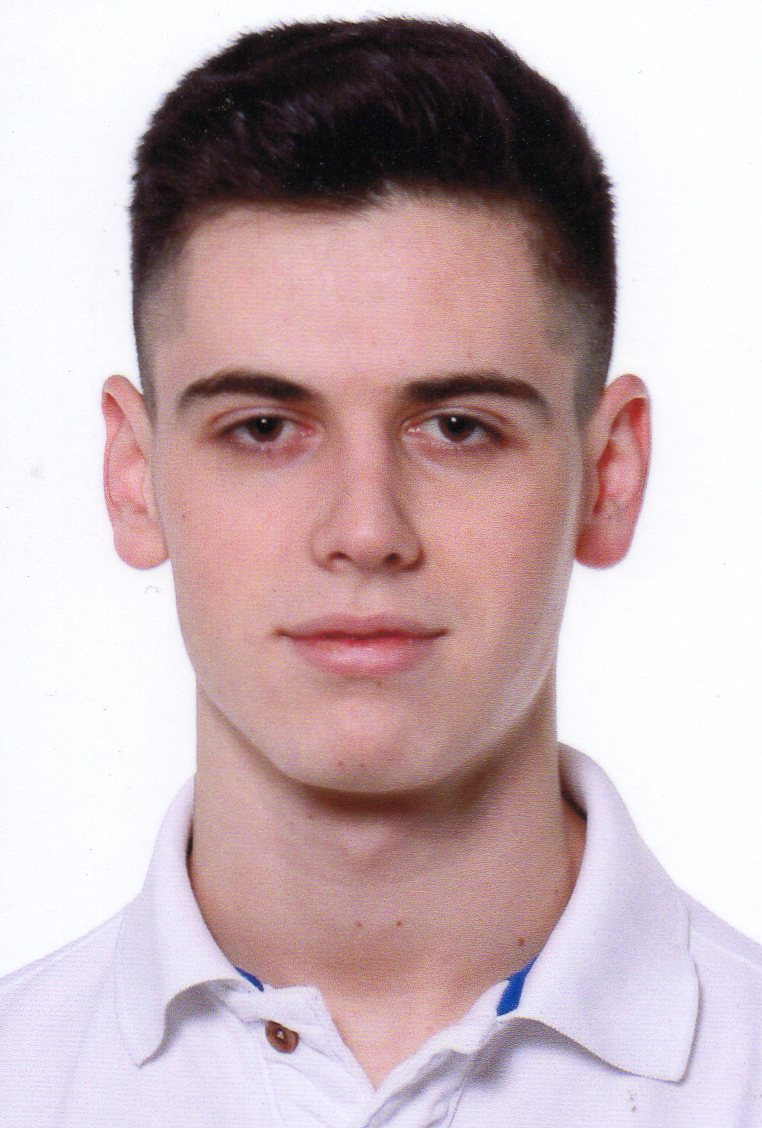
%> input picture Practica 6/Workspace/Jesus17.jpg, 762 x 1128 px
$ octave P62.m   (GNU Octave 9; MATLAB toolbox functions it lacks are replaced by stand-ins)
%> lines starting %> are read from the running program, lines starting %| are printed output that depends on the picture
%% Practica 6.2: PCA
clc
clear all
close all

% Leer la imagen
I = imread('Jesus17.jpg');
%> I is the input picture: size 1128x762x3 uint8; mean R, G, B 198.7, 178.4, 182.4

% Convertirla a blanco y negro
BW = rgb2gray(I);
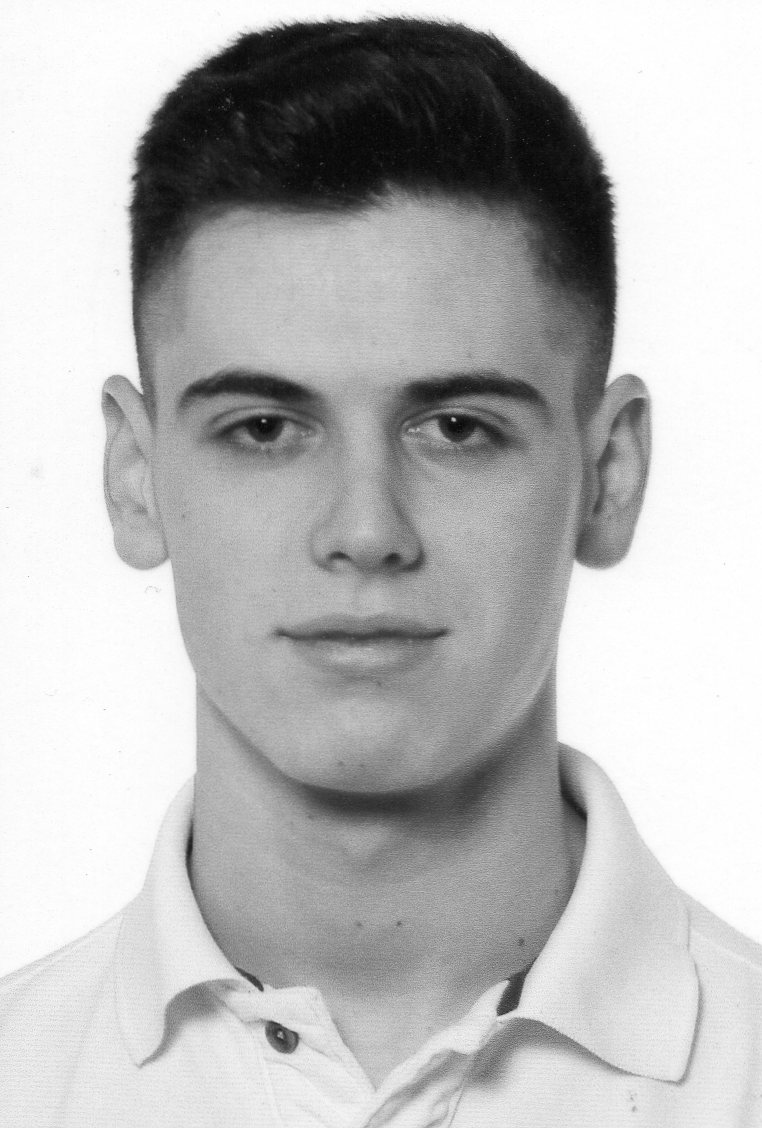
%> BW: size 1128x762 uint8; min 0, max 255, mean 185

% Convertir los datos a double
X=im2double(BW);

% graficar la imagen
figure(1);
title('Imagen original');
colormap(gray);
imshow(X);
axis off;
pause

% Aplicar SVD
[U,S,V] = svd(X);

% Graficar las primeras 5 componentes
for k = 1:5
    figure(2);
    Xhat=U(:,k)*S(k,k)*V(:,k)';
    imshow(Xhat);
    colormap(gray);
    axis off;
    title(sprintf('Componente %g', k));
    pause
end
%> this loop made 5 passes
%> pass 1, `imshow(Xhat);`:
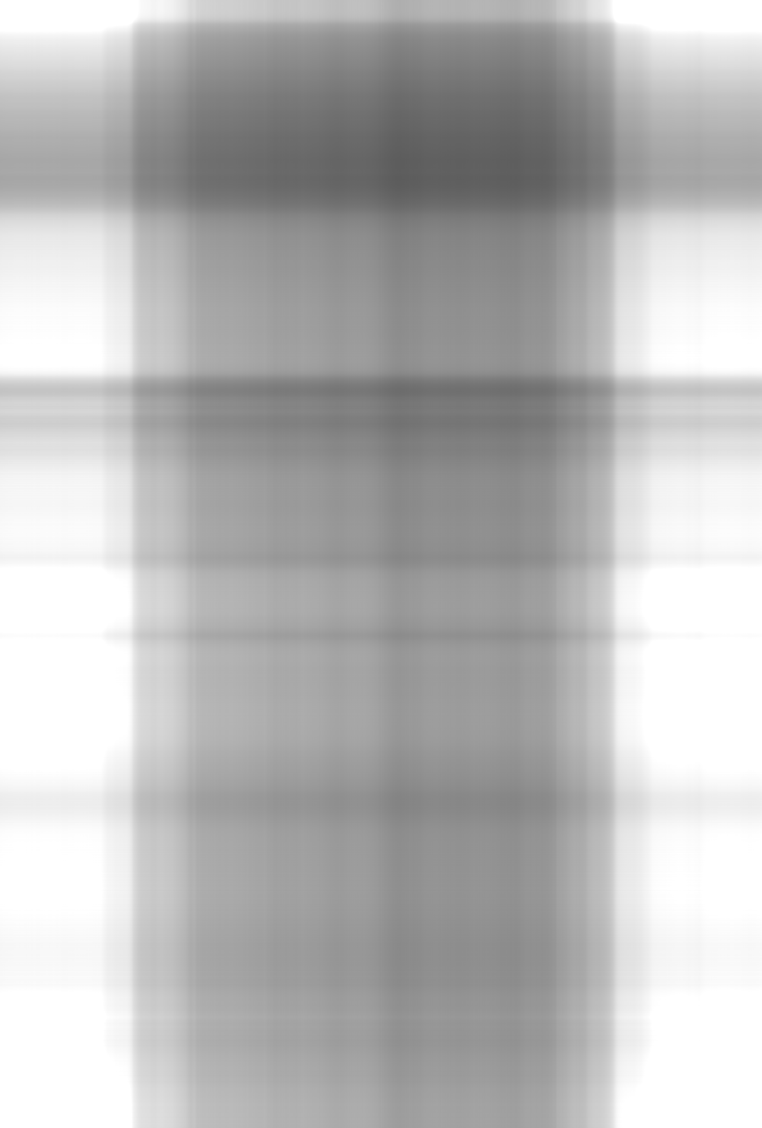
%> displayed picture: size 1128x762, on the screen's scale of 0 to 255; min 92, max 255, mean 184.2
%> pass 2, `imshow(Xhat);`:
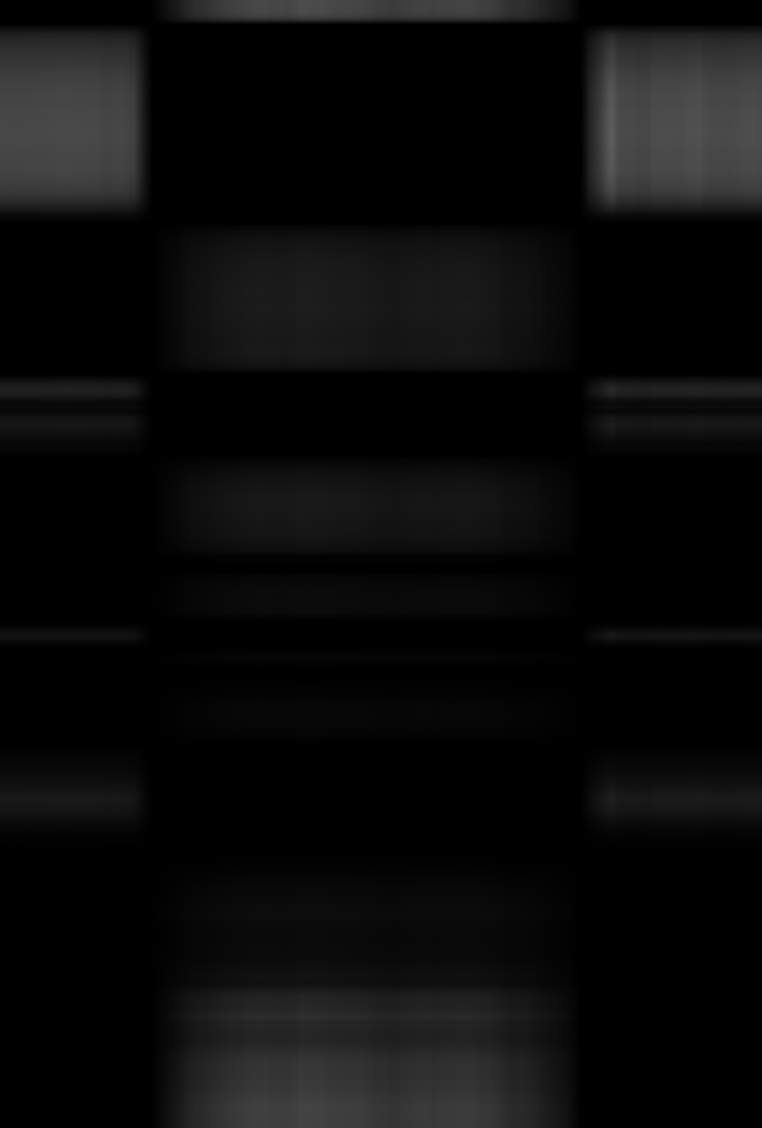
%> displayed picture: size 1128x762, on the screen's scale of 0 to 255; min 0, max 91, mean 11

% Graficar la reconstruccion con las primeras 1, 2, 5, 10, 20, y total
% de componentes
for k = [1 2 5 10 20 rank(X)]
    figure(3);
    Xhat=U(:,1:k)*S(1:k,1:k)*V(:,1:k)';
    imshow(Xhat);
    colormap(gray);
    axis off;
    title(sprintf('Primeros %g componentes', k));
    pause
end
%> this loop made 6 passes
%> k on passes 3 to 6: 5, 10, 20, 762
%> pass 2, `imshow(Xhat);`:
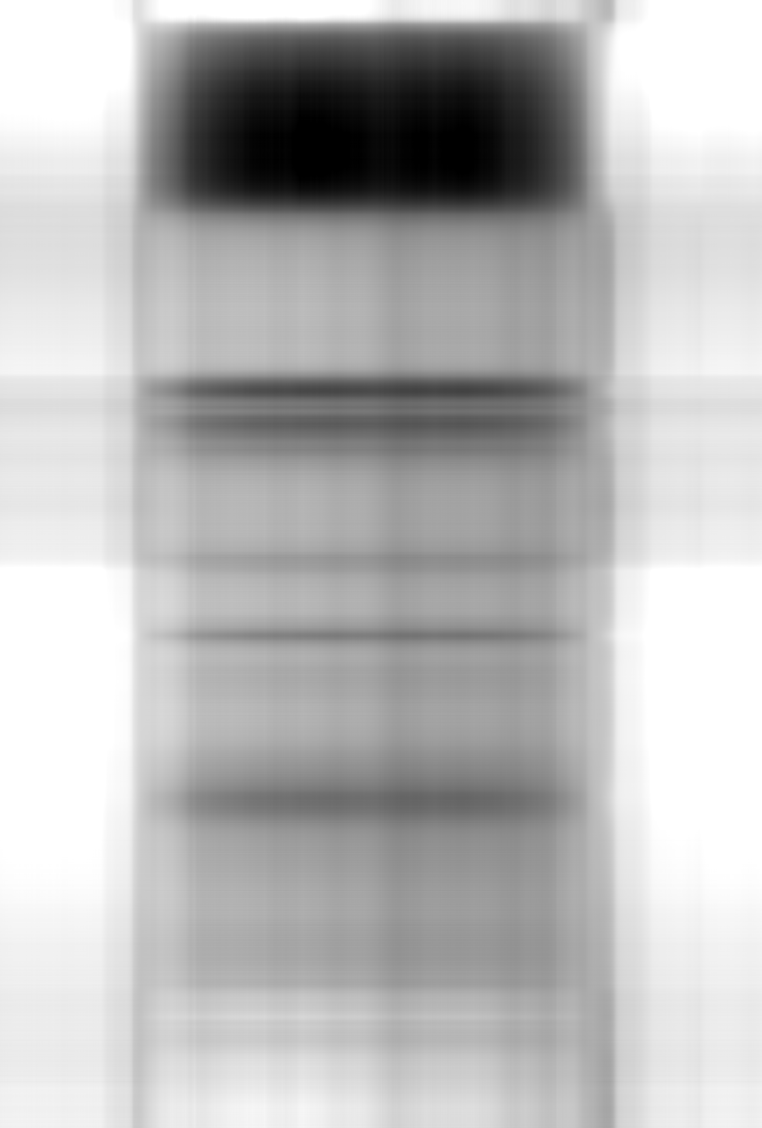
%> displayed picture: size 1128x762, on the screen's scale of 0 to 255; min 0, max 255, mean 183.8

% Encontrar el valor de k que mantenga al menos el 90% de la variabilidad
figure(4);
grid on;
hold on;
diagonal=diag(S);
%> diagonal = 762 values, max 698.6 at index 1, min 0.0141 at index 762, mean 2.27
bestK=size(diagonal,1);
%> bestK = 762
for i=1:size(diagonal,1)
    variabilidad(i)=sum(diagonal(1:i))/sum(diagonal);
    if (variabilidad(i)>=0.9) && (i<bestK)
        bestK=i;
    end
end
%> after the loop, bestK = 223; variabilidad = 762 values from 0.404 to 1
plot(1:size(diagonal), variabilidad, 'r.');
title('Variabilidad segun el numero de componentes');
xlabel ('Numero de componentes');
ylabel ('Variabilidad');
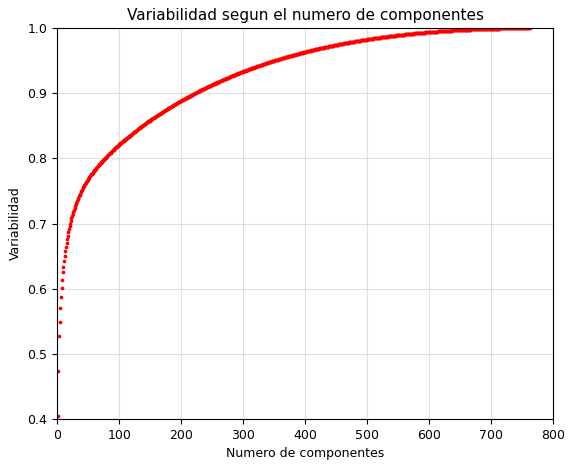
%> figure redrawn from the program's plot data; highest point at x = 762, y = 1
pause

% Graficar la reconstruccion con las primeras k componentes con las que se
% obtiene una variabilidad del 90%
figure(5);
Xhat=U(:,1:bestK)*S(1:bestK,1:bestK)*V(:,1:bestK)';
imshow(Xhat);
colormap(gray);
axis off;
title(sprintf('Primeros %g componentes', bestK));
pause

% Calcular y mostrar el ahorro en espacio
figure(6);
grid on;
hold on;
title('Ratio de compresion');
xlabel ('Numero de componentes');
ylabel ('Compresion respecto a la original');
plot(diag(S),'b.');
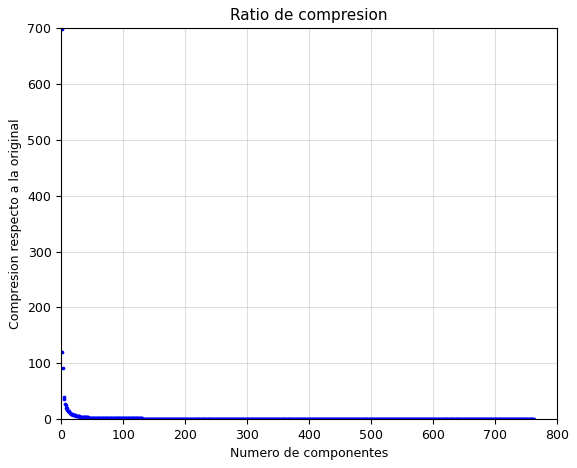
%> figure redrawn from the program's plot data; highest point at x = 1, y = 698.6
OriginalSize=size(U,1)^2+size(V,1)^2+size(V,1);
%> OriginalSize = 1853790
CompressSize=(size(U,1)+size(V,1)+1)*bestK;
%> CompressSize = 421693
dif=CompressSize/OriginalSize*100;
%> dif = 22.75
fprintf('Original Size = %d components\nCompression Size = %d components\n', OriginalSize,CompressSize);
%| Original Size = 1853790 components
%| Compression Size = 421693 components
fprintf('La imagen comprimida ocupa un %4.2f%% de lo ocupa la imagen original\n', dif);
%| La imagen comprimida ocupa un 22.75% de lo ocupa la imagen original

$ run again, with Practica 6/Workspace/turing.png saved as Practica 6/Workspace/Jesus17.jpg
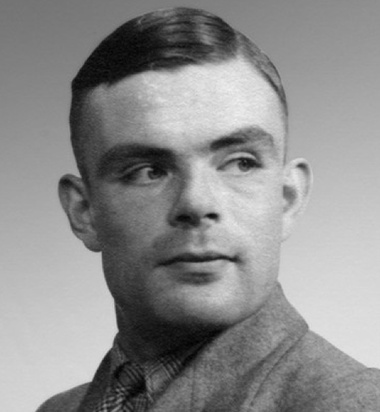
%> input picture Practica 6/Workspace/turing.png, 380 x 412 px
%> I is the input picture: size 412x380x3 uint8; min 0, max 241, mean 140.9
%> the loop `for k = [1 2 5 10 20 rank(X)]` made 6 passes
%> k on passes 3 to 6: 5, 10, 20, 380
%> pass 2, `imshow(Xhat);`:
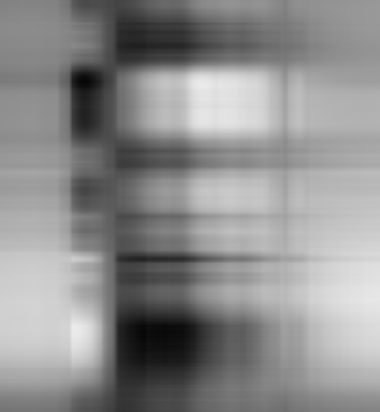
%> displayed picture: size 412x380, on the screen's scale of 0 to 255; min 5, max 235, mean 140.9
%> diagonal = 380 values, max 227 at index 1, min 0.00182 at index 380, mean 1.4
%> after the loop `for i=1:size(diagonal,1)`: variabilidad = 380 values from 0.428 to 1
%> `plot(diag(S),'b.');`:
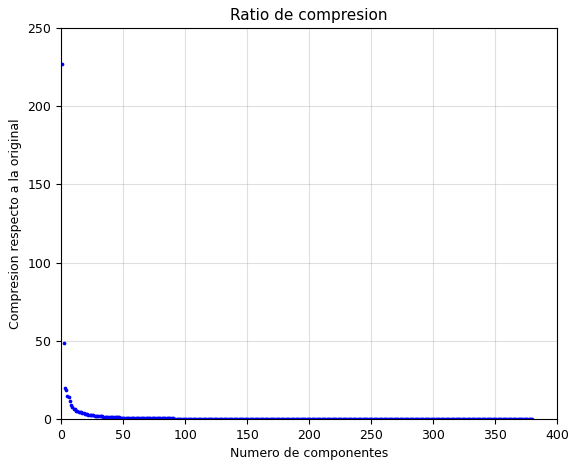
%> figure redrawn from the program's plot data; highest point at x = 1, y = 227
%> CompressSize = 42029
%> dif = 13.36
%| Original Size = 314524 components
%| Compression Size = 42029 components
%| La imagen comprimida ocupa un 13.36% de lo ocupa la imagen original
